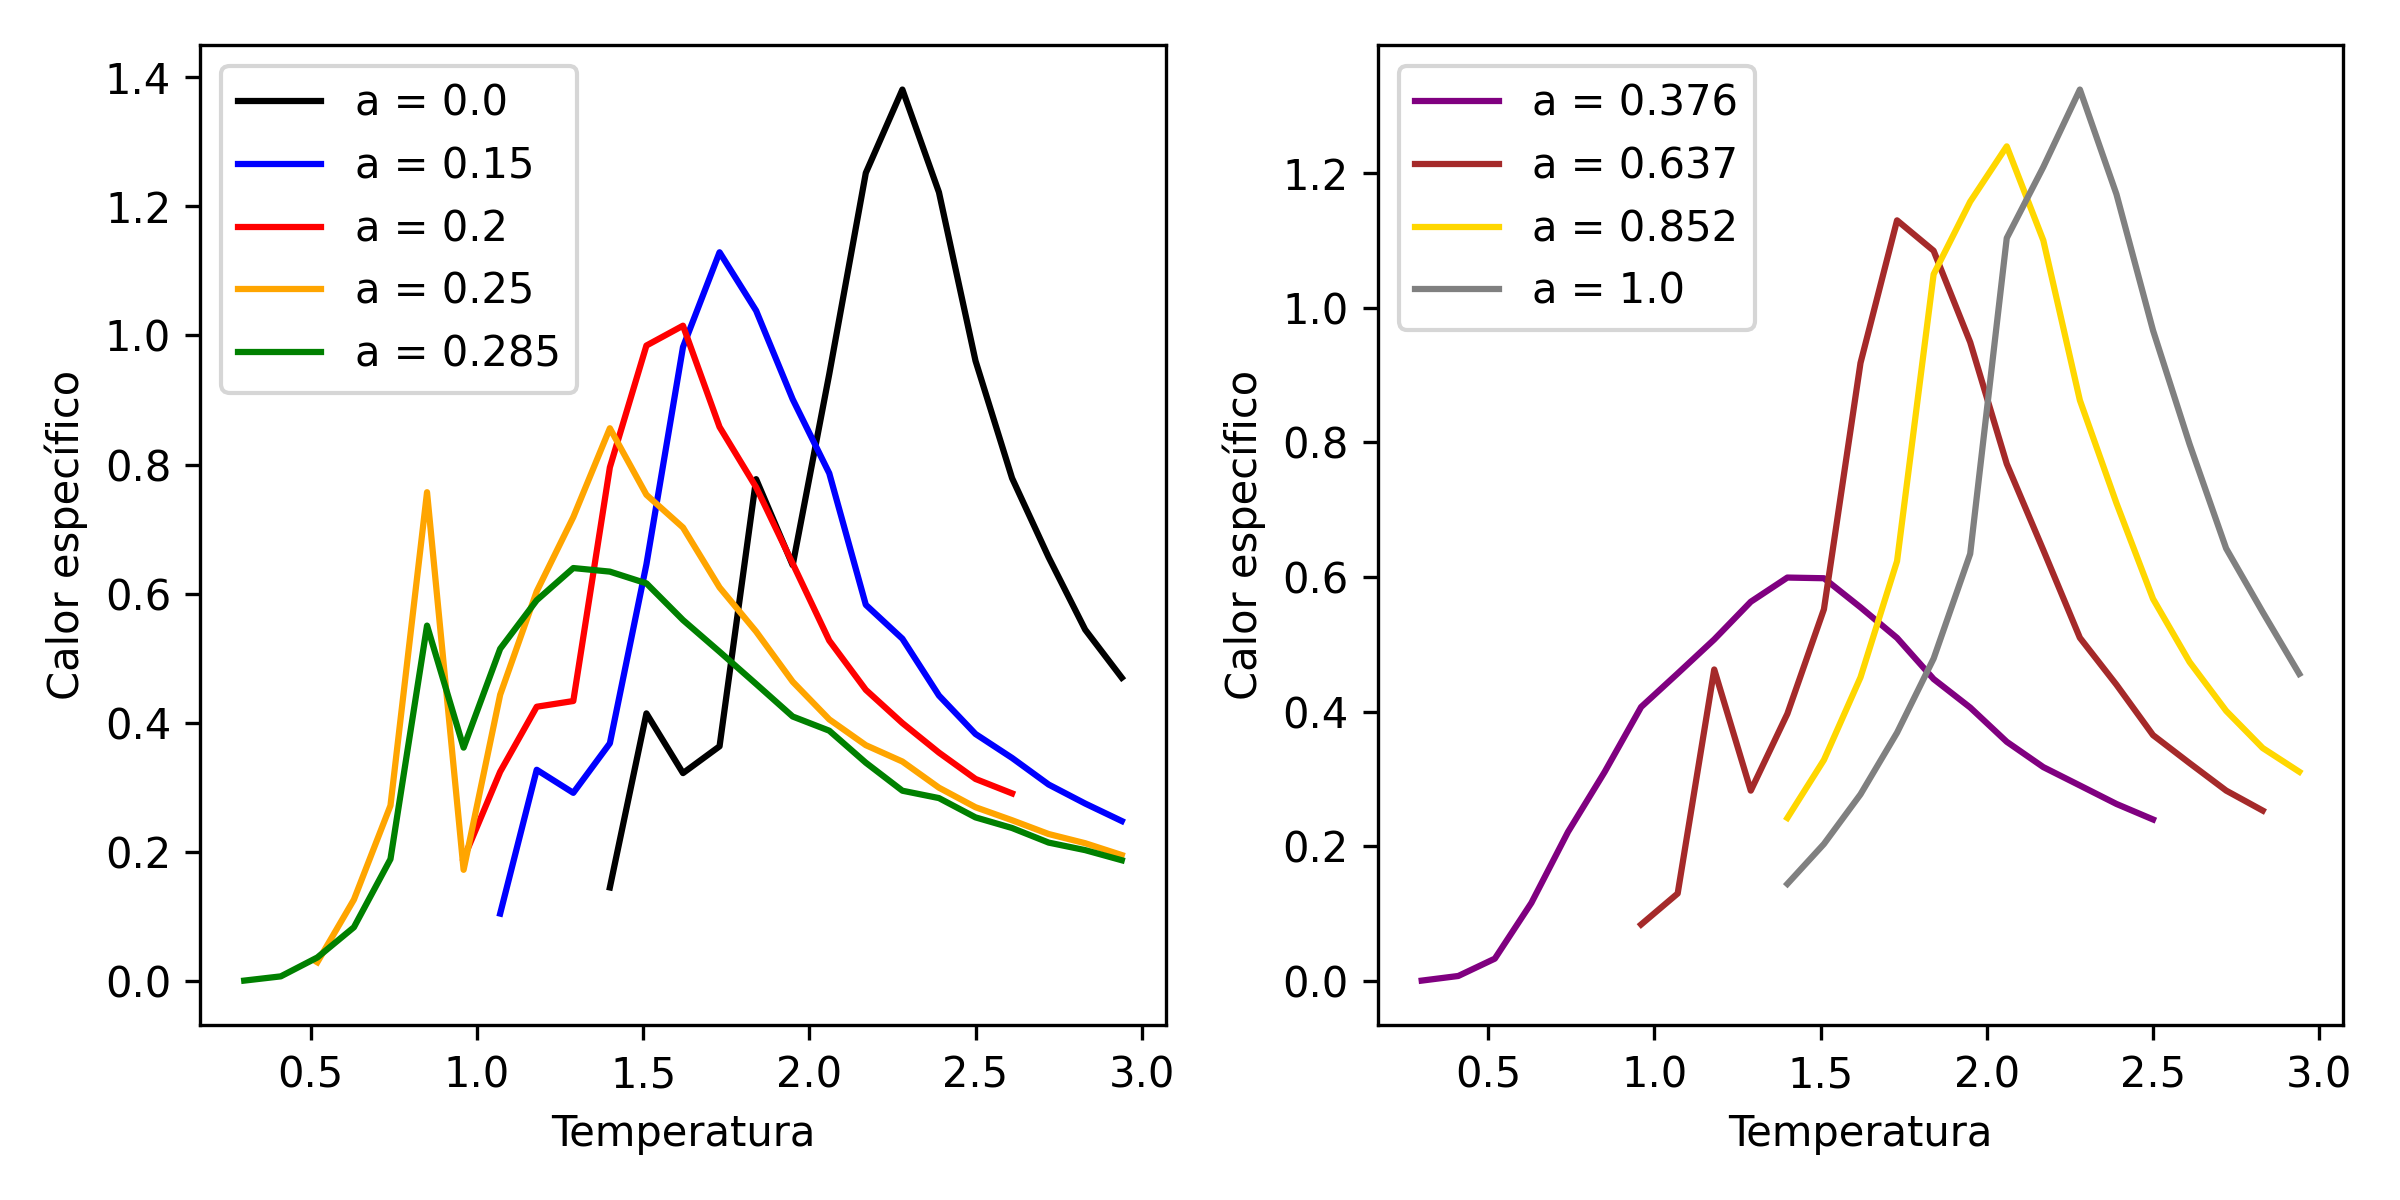

The script that drew this image:
import matplotlib.pyplot as plt
import numpy as np

def plot_shart(file, min_t, max_t):
    statistics_file = open(file)
    statistics_content = statistics_file.read()
    statistics_array = statistics_content.split("\n")

    x_axis = []
    y_calor_especifico = []
    c = 0
    for content in statistics_array:
        data = content.split(",")
        if len(data) > 1 and len(data)<4:
            if float(data[0]) >= min_t and float(data[0]) <= max_t:
                x_axis.append(data[0])
                y_calor_especifico.append(data[1])
        c = c+1
    statistics_file.close()
    return x_axis, y_calor_especifico


x_axis_a0, y_calor_especifico_a0 = plot_shart("a_0.0_M_176_N_10.txt",1.3,3)
x_axis_a15, y_calor_especifico_a15 = plot_shart("a_0.15_M_176_N_10.txt",1.0,3)
x_axis_a2, y_calor_especifico_a2 = plot_shart("a_0.20_M_176_N_10.txt",0.9,2.7)
x_axis_a25, y_calor_especifico_a25 = plot_shart("a_0.25_M_176_N_10.txt",0.5,3)
x_axis_a285, y_calor_especifico_a285 = plot_shart("a_0.285_M_176_N_10.txt",0,3)

x_axis_a376, y_calor_especifico_a376 = plot_shart("a_0.376_M_176_N_10.txt",0.3,2.5)
x_axis_a637, y_calor_especifico_a637 = plot_shart("a_0.637_M_176_N_10.txt",0.9,2.9)
x_axis_a8, y_calor_especifico_a8 = plot_shart("a_0.800_M_352_N_10.txt",1.3,3)
x_axis_a1, y_calor_especifico_a1 = plot_shart("a_1_M_176_N_10.txt",1.3,3)




fig, axes = plt.subplots(1,2, figsize=(8, 4))
ax = axes[0]
ax.plot(np.asarray(x_axis_a0,float),np.asarray(y_calor_especifico_a0, float),'-',label="a = 0.0",color='black')
ax.plot(np.asarray(x_axis_a15,float),np.asarray(y_calor_especifico_a15, float),'-',label="a = 0.15",color='blue')
ax.plot(np.asarray(x_axis_a2,float),np.asarray(y_calor_especifico_a2, float),'-',label="a = 0.2",color='red')
ax.plot(np.asarray(x_axis_a25,float),np.asarray(y_calor_especifico_a25, float),'-',label="a = 0.25",color='orange')
ax.plot(np.asarray(x_axis_a285,float),np.asarray(y_calor_especifico_a285, float),'-',label="a = 0.285",color='green')
ax.ticklabel_format(useOffset=False,style="plain")
ax.set_xlabel("Temperatura")
ax.set_ylabel("Calor específico")
ax.legend()
ax = axes[1]
ax.plot(np.asarray(x_axis_a376,float),np.asarray(y_calor_especifico_a376, float),'-',label = "a = 0.376",color='purple')
ax.plot(np.asarray(x_axis_a637,float),np.asarray(y_calor_especifico_a637, float),'-',label = "a = 0.637",color='brown')
ax.plot(np.asarray(x_axis_a8,float),np.asarray(y_calor_especifico_a8, float),'-',label = "a = 0.852",color='gold')
ax.plot(np.asarray(x_axis_a1,float),np.asarray(y_calor_especifico_a1, float),'-',label = "a = 1.0",color='grey')
ax.ticklabel_format(useOffset=False,style="plain")
ax.set_xlabel("Temperatura")
ax.set_ylabel("Calor específico")
ax.legend()
fig.tight_layout()
plt.savefig("grafico_exemplo.png", dpi=300)
plt.show()
